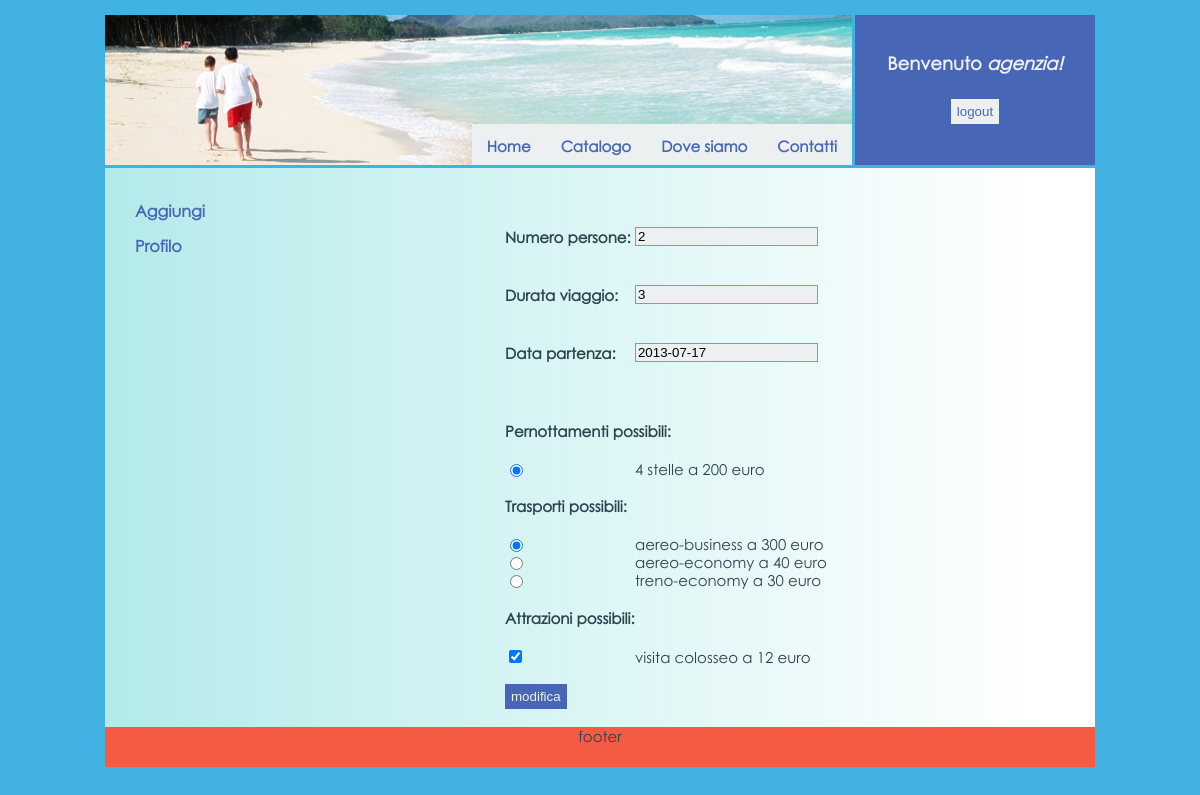
Screenshot of /modifica.php?id_pacchetto=2 (signed in) with the database file from the repository.
### tables this page shows
CREATE TABLE IF NOT EXISTS `pacchetto` (
  `id` int(11) NOT NULL AUTO_INCREMENT,
  `persone` int(5) NOT NULL,
  `durata` int(5) NOT NULL,
  `data_partenza` date NOT NULL,
  `id_utente` varchar(50) NOT NULL,
  `id_pernottamento` int(11) NOT NULL,
  `id_trasporto` int(11) NOT NULL,
  `id_destinazione` int(11) NOT NULL,
  `prenotato` tinyint(1) NOT NULL DEFAULT '0',
  `sconto` int(3) NOT NULL DEFAULT '0',
  PRIMARY KEY (`id`),
  KEY `id_utente` (`id_utente`),
  KEY `id_pernottamento` (`id_pernottamento`),
  KEY `id_trasporto` (`id_trasporto`),
  KEY `id_destinazione` (`id_destinazione`)
);

CREATE TABLE IF NOT EXISTS `pernottamento` (
  `id` int(11) NOT NULL AUTO_INCREMENT,
  `prezzo` float NOT NULL,
  `tipo` varchar(50) NOT NULL,
  `id_destinazione` int(11) NOT NULL,
  PRIMARY KEY (`id`),
  KEY `id_destinazione` (`id_destinazione`)
);

CREATE TABLE IF NOT EXISTS `trasporto` (
  `id` int(11) NOT NULL AUTO_INCREMENT,
  `prezzo` float NOT NULL,
  `tipo` varchar(50) NOT NULL,
  `id_destinazione` int(11) NOT NULL,
  PRIMARY KEY (`id`),
  KEY `id_destinazione` (`id_destinazione`)
);

CREATE TABLE IF NOT EXISTS `attrazioni` (
  `id` int(11) NOT NULL AUTO_INCREMENT,
  `prezzo` float NOT NULL,
  `tipo` varchar(50) NOT NULL,
  `id_destinazione` int(11) NOT NULL,
  PRIMARY KEY (`id`),
  KEY `id_destinazione` (`id_destinazione`)
);

### config.php (called while the page is built)
<?php
	 $session_name = "login";
?>

### database.php (called while the page is built, shortened)
<?php
    class database{
        public static function qSelect($conn, $sql){
            $risposta = mysql_query($sql)
                or die("Errore nell'esecuzione della query di selezione: " . mysql_error());
            return $risposta;
        }
    }
?>

### modifica.php (the view, shortened to what this page needs)
<?php
	include_once 'config.php';
?>
<!DOCTYPE HTML PUBLIC "-//W3C//DTD HTML 4.01 Transitional//EN" "http://www.w3.org/TR/html4/loose.dtd">
<html>
  <head>
    <link rel="stylesheet" type="text/css" href="./style/style.css">
    <link rel="stylesheet" href="http://code.jquery.com/ui/1.10.3/themes/smoothness/jquery-ui.css" />
  </head>
  <body>
    <div id="container">
    <div id="header_container">
	<div id="logo">
	  <?php
	    include 'menu.php';
	  ?>
	</div>
	<div id="login">
		<?php
			include 'login_form.php';
		?>
	</div>
	</div>
      <div id="content_container">
	<div id="content">
		<?php
			include 'database.php';
			$conn=database::dbConnect();
			if(isset($_GET['id_pacchetto']))
				$id_pacchetto=$_GET['id_pacchetto'];
			$query="SELECT * FROM pacchetto WHERE id='".$id_pacchetto."'";
			$result=database::qSelect($conn,$query);
			$pacchetto=mysql_fetch_array($result);
			$id_destinazione=$pacchetto['id_destinazione'];
			$query="SELECT * FROM pernottamento WHERE id_destinazione='".$id_destinazione."'";
			$pernottamenti=database::qSelect($conn,$query);
			$id_pernottamento_pacchetto=$pacchetto['id_pernottamento'];
			$query="SELECT * FROM trasporto WHERE id_destinazione='".$id_destinazione."'";
			$trasporti=database::qSelect($conn,$query);
			$id_trasporto_pacchetto=$pacchetto['id_trasporto'];
			$query="SELECT * FROM attrazioni WHERE id_destinazione='".$id_destinazione."'";
			$attrazioni=database::qSelect($conn,$query);
			$query="SELECT id_attrazione FROM rel_attrazioni WHERE id_pacchetto='".$id_pacchetto."'";
			$attrazioni_pacchetto=database::qSelect($conn,$query);
			$id_attrazioni_pacchetto= array();
			while($id=mysql_fetch_array($attrazioni_pacchetto))
			{
				$id_attrazioni_pacchetto[]=$id['id_attrazione'];
			}
			$html="
				<form method='post' action='modifica.php'>
					<table cellpadding=0 cellspacing=0>
						<tr style='height:20px'><td><h4>Numero persone:&nbsp;</h4></td><td><input type='text' class='input' name='persone' value='".$pacchetto['persone']."'></td></tr>
						<tr style='height:20px'><td><h4>Durata viaggio:</h4></td><td><input type='text' class='input' name='durata' value='".$pacchetto['durata']."'></td></tr>
						<tr style='height:20px'><td><h4>Data partenza:</h4></td><td><input type='text' class='input' id='datepicker' name='data' value='".$pacchetto['data_partenza']."'></td></tr>";
			$html=$html."<tr style='height:20px'><tr><td colspan='2'><h4>Pernottamenti possibili:</h4></td></tr></tr>";
			while($pernottamento=mysql_fetch_array($pernottamenti))
			{
				$radio="<tr><td><input type='radio' name='pernottamento' value='".$pernottamento['id']."'";
				if($pernottamento['id']==$id_pernottamento_pacchetto)
					$radio=$radio."checked";
				$radio=$radio."></td><td>".$pernottamento['tipo']." a ".$pernottamento['prezzo']." euro</td></tr>";
				$html=$html.$radio;
			}
			$html=$html."<tr style='height:20px'><td colspan='2'><h4>Trasporti possibili:</h4></td></tr>";
			while($trasporto=mysql_fetch_array($trasporti))
			{
				$radio="<tr><td><input type='radio' name='trasporto' value='".$trasporto['id']."'";
				if($trasporto['id']==$id_trasporto_pacchetto)
					$radio=$radio."checked";
				$radio=$radio."></td><td>".$trasporto['tipo']." a ".$trasporto['prezzo']." euro</td></tr>";
				$html=$html.$radio;
			}
			$html=$html."<tr style='height:20px'><td colspan='2'><h4>Attrazioni possibili:</h4></td></tr>";
			while($attrazione=mysql_fetch_array($attrazioni))
			{
				$checkbox="<tr><td><input type='checkbox' name='attrazioni[]' value='".$attrazione['id']."'";
				if(in_array($attrazione['id'],$id_attrazioni_pacchetto))
					$checkbox=$checkbox."checked";
				$checkbox=$checkbox."></td><td>".$attrazione['tipo']." a ".$attrazione['prezzo']." euro</td></tr>";
				$html=$html.$checkbox;
			}
			$html=$html."</table><br><input type='hidden' name='id_pacchetto' value='".$id_pacchetto."'>
								<input type='hidden' name='id_destinazione' value='".$id_destinazione."'>
							<input class='btn_commenta' type='submit' value='modifica'> </form><br>";
			echo $html;
		?>
	</div>
	<div id="navigation">
    			<br>
				<div class="btn_navigation"><a href="aggiungipacchetto.php">Aggiungi</a></div>
				<div class="btn_navigation"><a href="gestioneprofilo.php">Profilo</a></div>
  	</div>
      </div>
      <div id="footer">
		<div>footer</div>
      </div>
    </div>
  </body>
</html>

### menu.php
<?php
   echo  '<span class="ribbon">
	    <a href="index.php"><span>Home</span></a>
	    <a href="catalogo.php"><span>Catalogo</span></a>
	    <a href="dovesiamo.php"><span>Dove siamo</span></a>
	    <a href="contatti.php"><span>Contatti</span></a>
	  </span>';
?>

### login_form.php (shortened to what this page needs)
<?php
	include 'config.php';
	if(isset($_SESSION[$session_name])
)	{
		if($_SESSION['username']=='agenzia')
		{
			echo "<br><br><h2>Benvenuto<a href='agenzia.php'> agenzia!</a></h2><br>";
		}
		else
		{
			echo "<br><br><h2>Benvenuto<a href='homepersonale.php'> " . $_SESSION['username'] . "!</a></h2><br>";
		}
?>
        <form method='POST' action='logout.php'>
                            <input type='submit' value='logout' class='btn_login'>
                 </form>
<?php
	}
?>

### style/style.css (style rules this page uses)
html,body { font-family: "Century Gothic", verdana, sans-serif; font-size: 15px; color: #2E4350; height: 100%; margin: 0; padding: 0; }
body { font-family: "Century Gothic", verdana, sans-serif; font-size: 15px; background-color: #42B2E3; text-align:center; }
#container { width: 990px; margin: 0 auto; margin-top: 15px; text-align: left; }
#header_container { width: 990px; line-height: 1; margin: 0 auto; background: #ECF0F1; height: 150px; text-align: center; }
#logo { float:left; width:750px; height:150px; background: url("images/header.png"); border-bottom:3px solid #42B2E3; }
#logo a { text-decoration: none; font-weight: bold; color: #ECF0F1; }
#login { font-size: 12px; color: #ECF0F1; float:right; width:240px; height:150px; background-color: #4766B5; }
#login a { text-decoration: none; font-weight: bold; font-style: oblique; color: #ECF0F1; }
#content_container { overflow:hidden; width: 990px; margin: 0 auto; min-height:420px; }
#content { float: right; width: 750px; background: url("images/cont_background.png") repeat-y; padding-bottom: 10000px; margin-bottom: -10000px; }
#content form { padding-left:160px; padding-top:40px; }
#navigation { float: left; width:240px; background: url("images/nav_background.png") repeat-y; padding-bottom: 10000px; margin-bottom: -10000px; }
#navigation a { text-decoration:none; color: #4766B5; font-size:16px; font-weight:bold; }
.btn_navigation { padding-left:30px; padding-top:15px; }
#footer { background-color: #F55A42; width: 990px; margin: 0 auto; text-align: center; height: 40px; clear:both; }
.btn_commenta { padding-top: 2px; padding-bottom: 2px; padding-left: 3px; padding-right: 3px; background-color: #4766B5; border: 3px solid transparent; color: #ECF0F1; cursor: pointer; }
.btn_login { padding-top: 2px; padding-bottom: 2px; padding-left: 3px; padding-right: 3px; background-color: #ECF0F1; border: 3px solid transparent; color: #4766B5; cursor: pointer; }
.ribbon { display:inline-block; float:right; padding-top:101px; border-right:3px solid #42B2E3; }
.ribbon:after, .ribbon:before { margin-top:0.5em; content: ""; float:left; }
.ribbon:after { border-right-color:transparent; }
.ribbon:before { border-left-color:transparent; }
.ribbon a:link, .ribbon a:visited { color:#4766B5; text-decoration:none; float:left; height:3.25em; overflow:hidden; }
.ribbon span { background:#ECF0F1; display:inline-block; line-height:3em; padding:0 1em; margin-top:0.5em; position:relative; color: #4766B5; -webkit-transition: background-color 0.2s, margin-top 0.2s; -moz-transition: background-color 0.2s, margin-top 0.2s; -ms-transition: background-color 0.2s, margin-top 0.2s; -o-transition: background-color 0.2s, margin-top 0.2s; transition: background-color 0.2s, margin-top 0.2s; }
.ribbon span:before { content: ""; position:absolute; top:3em; left:0; border-right:0.5em solid #9B8651; border-bottom:0.5em solid #ECF0F1; }
.ribbon span:after { content: ""; position:absolute; top:3em; right:0; border-left:0.5em solid #9B8651; border-bottom:0.5em solid #ECF0F1; }
.input { text-align: left; border:1px solid #42B2E3; padding-left: 2px; background-color: #ECF0F1; }

### rows the page displays
pacchetto: persone "2", durata "3", data "2013-07-17"
pernottamento: tipo "4 stelle", prezzo "200"
trasporto: tipo "aereo-business", prezzo "300"
trasporto: tipo "aereo-economy", prezzo "40"
trasporto: tipo "treno-economy", prezzo "30"
attrazioni: tipo "visita colosseo", prezzo "12"
